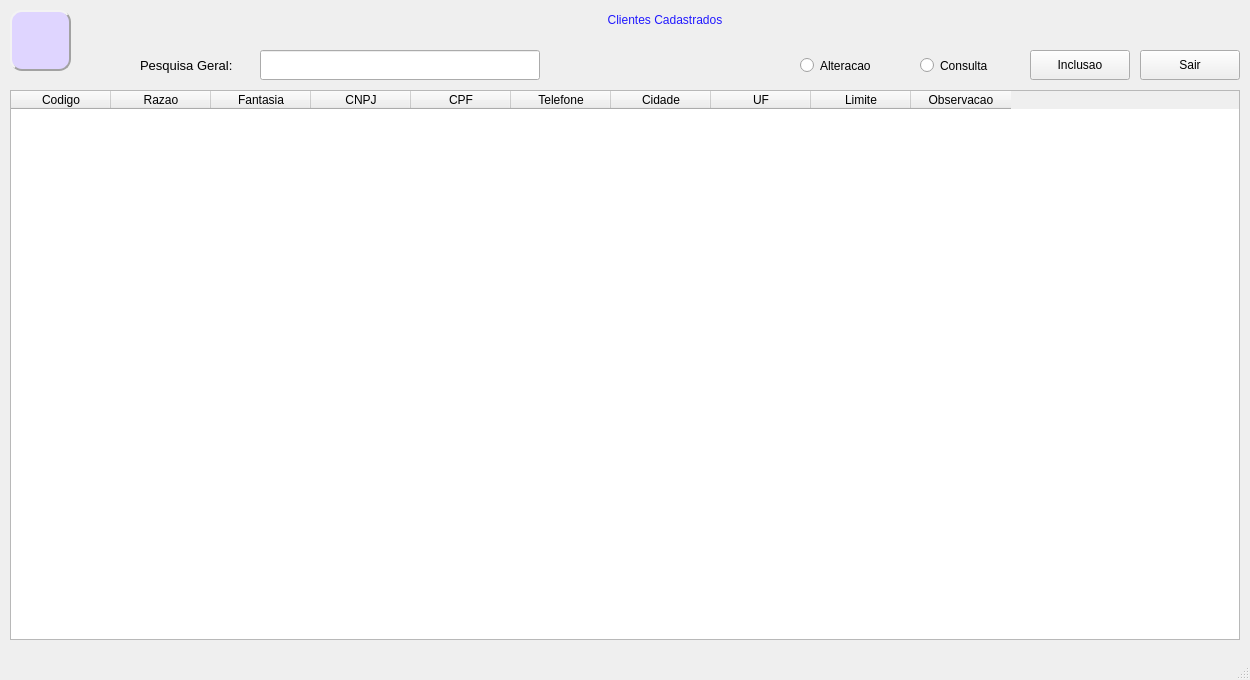
<?xml version="1.0" encoding="UTF-8"?>
<ui version="4.0">
 <class>MainWindow</class>
 <widget class="QMainWindow" name="MainWindow">
  <property name="geometry">
   <rect>
    <x>0</x>
    <y>0</y>
    <width>1250</width>
    <height>680</height>
   </rect>
  </property>
  <property name="windowTitle">
   <string>MainWindow</string>
  </property>
  <property name="styleSheet">
   <string notr="true"/>
  </property>
  <widget class="QWidget" name="centralwidget">
   <widget class="QTableWidget" name="tableWidget">
    <property name="geometry">
     <rect>
      <x>10</x>
      <y>90</y>
      <width>1230</width>
      <height>550</height>
     </rect>
    </property>
    <property name="layoutDirection">
     <enum>Qt::LeftToRight</enum>
    </property>
    <property name="styleSheet">
     <string notr="true"/>
    </property>
    <attribute name="horizontalHeaderVisible">
     <bool>true</bool>
    </attribute>
    <attribute name="horizontalHeaderCascadingSectionResizes">
     <bool>false</bool>
    </attribute>
    <attribute name="verticalHeaderCascadingSectionResizes">
     <bool>true</bool>
    </attribute>
    <column>
     <property name="text">
      <string notr="true">Codigo</string>
     </property>
    </column>
    <column>
     <property name="text">
      <string>Razao</string>
     </property>
    </column>
    <column>
     <property name="text">
      <string>Fantasia</string>
     </property>
    </column>
    <column>
     <property name="text">
      <string>CNPJ</string>
     </property>
    </column>
    <column>
     <property name="text">
      <string>CPF</string>
     </property>
    </column>
    <column>
     <property name="text">
      <string>Telefone</string>
     </property>
    </column>
    <column>
     <property name="text">
      <string>Cidade</string>
     </property>
    </column>
    <column>
     <property name="text">
      <string>UF</string>
     </property>
    </column>
    <column>
     <property name="text">
      <string>Limite</string>
     </property>
    </column>
    <column>
     <property name="text">
      <string>Observacao</string>
     </property>
    </column>
   </widget>
   <widget class="QLabel" name="tit_cliente">
    <property name="geometry">
     <rect>
      <x>90</x>
      <y>0</y>
      <width>1150</width>
      <height>40</height>
     </rect>
    </property>
    <property name="styleSheet">
     <string notr="true">border-color: rgb(132, 168, 163);
color: rgb(33, 25, 255);
font: 87 16pt &quot;Arial Black&quot;;</string>
    </property>
    <property name="text">
     <string>Clientes Cadastrados</string>
    </property>
    <property name="alignment">
     <set>Qt::AlignCenter</set>
    </property>
   </widget>
   <widget class="QLabel" name="label_pesquisa">
    <property name="geometry">
     <rect>
      <x>140</x>
      <y>50</y>
      <width>110</width>
      <height>30</height>
     </rect>
    </property>
    <property name="sizePolicy">
     <sizepolicy hsizetype="Maximum" vsizetype="Preferred">
      <horstretch>0</horstretch>
      <verstretch>0</verstretch>
     </sizepolicy>
    </property>
    <property name="font">
     <font>
      <family>Arial</family>
      <pointsize>10</pointsize>
      <italic>false</italic>
      <bold>false</bold>
     </font>
    </property>
    <property name="styleSheet">
     <string notr="true"/>
    </property>
    <property name="text">
     <string>Pesquisa Geral:</string>
    </property>
   </widget>
   <widget class="QLineEdit" name="pesquisa">
    <property name="geometry">
     <rect>
      <x>260</x>
      <y>50</y>
      <width>280</width>
      <height>30</height>
     </rect>
    </property>
    <property name="styleSheet">
     <string notr="true"/>
    </property>
    <property name="maxLength">
     <number>40</number>
    </property>
   </widget>
   <widget class="QPushButton" name="bt_inclusao">
    <property name="geometry">
     <rect>
      <x>1030</x>
      <y>50</y>
      <width>100</width>
      <height>30</height>
     </rect>
    </property>
    <property name="styleSheet">
     <string notr="true"/>
    </property>
    <property name="text">
     <string>Inclusao</string>
    </property>
   </widget>
   <widget class="QRadioButton" name="rb_alteracao">
    <property name="geometry">
     <rect>
      <x>800</x>
      <y>50</y>
      <width>110</width>
      <height>31</height>
     </rect>
    </property>
    <property name="layoutDirection">
     <enum>Qt::LeftToRight</enum>
    </property>
    <property name="autoFillBackground">
     <bool>false</bool>
    </property>
    <property name="styleSheet">
     <string notr="true"/>
    </property>
    <property name="text">
     <string>Alteracao</string>
    </property>
   </widget>
   <widget class="QRadioButton" name="rb_consulta">
    <property name="geometry">
     <rect>
      <x>920</x>
      <y>50</y>
      <width>101</width>
      <height>31</height>
     </rect>
    </property>
    <property name="styleSheet">
     <string notr="true"/>
    </property>
    <property name="text">
     <string>Consulta</string>
    </property>
   </widget>
   <widget class="QPushButton" name="bt_sair">
    <property name="geometry">
     <rect>
      <x>1140</x>
      <y>50</y>
      <width>100</width>
      <height>30</height>
     </rect>
    </property>
    <property name="styleSheet">
     <string notr="true"/>
    </property>
    <property name="text">
     <string>Sair</string>
    </property>
   </widget>
   <widget class="QLabel" name="empresa">
    <property name="geometry">
     <rect>
      <x>10</x>
      <y>10</y>
      <width>61</width>
      <height>61</height>
     </rect>
    </property>
    <property name="styleSheet">
     <string notr="true">font: 81 10pt &quot;Rockwell Extra Bold&quot;;

background-color: rgb(223, 213, 255);

border-color: rgb(162, 162, 162);

border-style: Outset;
border-width: 2px;
border-radius: 12px;</string>
    </property>
    <property name="text">
     <string/>
    </property>
    <property name="pixmap">
     <pixmap>CADASTRO.png</pixmap>
    </property>
    <property name="scaledContents">
     <bool>true</bool>
    </property>
   </widget>
  </widget>
  <widget class="QStatusBar" name="statusBar"/>
 </widget>
 <resources/>
 <connections/>
</ui>
